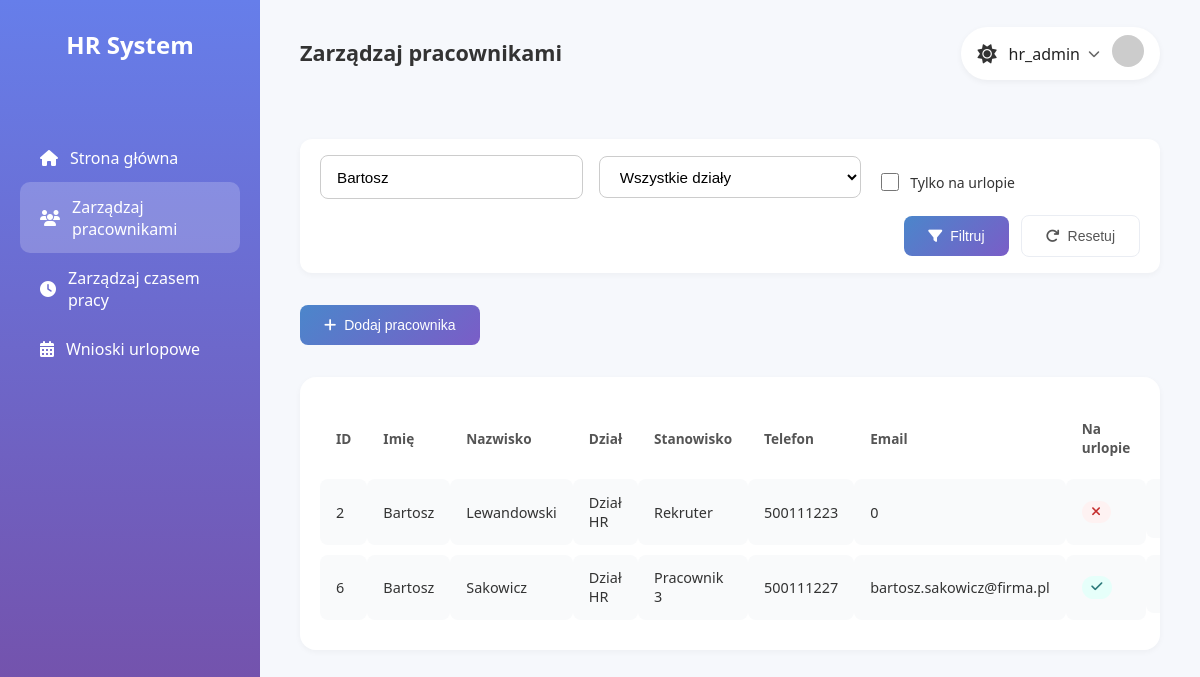
Page /manage_employees.php?name=Bartosz (signed in) on the committed database.
### tables this page shows
CREATE TABLE `pracownicy` (
  `id` int(11) NOT NULL,
  `imie` varchar(100) NOT NULL,
  `nazwisko` varchar(100) NOT NULL,
  `dzial` varchar(100) NOT NULL,
  `stanowisko` varchar(100) NOT NULL,
  `telefon` varchar(20) DEFAULT NULL,
  `email` varchar(100) DEFAULT NULL,
  `urlop` tinyint(1) DEFAULT 0
);

### manage_employees.php (the view, shortened to what this page needs)
<?php
$conn = new mysqli('localhost', 'root', '', 'HRDASHBOARD');
$nameSearch = $_GET['name'] ?? '';
$onLeaveFilter = isset($_GET['on_leave']);
$sql = "SELECT * FROM pracownicy WHERE 1=1";
if (!empty($nameSearch)) {
    $search = $conn->real_escape_string($nameSearch);
    $sql .= " AND (imie LIKE '%$search%' OR nazwisko LIKE '%$search%')";
}
$sql .= " ORDER BY id ASC";
$result = $conn->query($sql);
?>
<!DOCTYPE html>
<html lang="pl">
<head>
    <link rel="stylesheet" href="css/common.css">
    <link rel="stylesheet" href="css/employees.css">
    <link rel="stylesheet" href="css/forms-modals.css">
    <link rel="stylesheet" href="https://cdnjs.cloudflare.com/ajax/libs/font-awesome/6.4.0/css/all.min.css">
</head>
<body class="theme-light">
<div class="dashboard-container">
    <aside class="sidebar">
        <div class="logo"><h2>HR System</h2></div>
        <nav class="menu">
            <a href="dashboard.php" class="menu-item"><i class="fas fa-home"></i><span>Strona główna</span></a>
            <a href="manage_employees.php" class="menu-item active"><i class="fas fa-users"></i><span>Zarządzaj pracownikami</span></a>
            <a href="manage_time.php" class="menu-item"><i class="fas fa-clock"></i><span>Zarządzaj czasem pracy</span></a>
            <a href="manage_leave.php" class="menu-item"><i class="fas fa-calendar-alt"></i><span>Wnioski urlopowe</span></a>
        </nav>
    </aside>
    <main class="main-content">
        <header class="header">
            <h1 class="welcome-message">Zarządzaj pracownikami</h1>
            <div class="user-info">
                <div class="user-box" id="userToggle">
                    <i class="fas fa-sun theme-icon" id="themeIcon"></i>
                    <span class="user-name"> <?= htmlspecialchars($_SESSION['user']) ?> </span>
                    <i class="fas fa-chevron-down dropdown-icon" id="dropdownToggle"></i>
                    <div class="avatar">
                        <img src="https://randomuser.me/api/portraits/men/32.jpg" alt="User Avatar">
                    </div>
                </div>
            </div>
        </header>
        <section class="filter-panel">
            <form id="filterForm" method="get">
                <div class="filter-row">
                    <div class="filter-group">
                        <input type="text" name="name" id="nameSearch" placeholder="Imię/Nazwisko" value="<?= htmlspecialchars($nameSearch) ?>">
                    </div>
                    <div class="filter-group">
                        <select name="department" id="deptFilter">
                            <option value="">Wszystkie działy</option>
                        </select>
                    </div>
                    <div class="filter-group checkbox-group">
                        <input type="checkbox" id="onLeaveFilter" name="on_leave" <?= $onLeaveFilter ? 'checked' : '' ?>>
                        <label for="onLeaveFilter">Tylko na urlopie</label>
                    </div>
                    <div class="filter-actions">
                        <button type="submit" class="btn btn-primary"><i class="fas fa-filter"></i> Filtruj</button>
                        <button type="button" class="btn btn-secondary" id="resetBtn"><i class="fas fa-redo"></i> Resetuj</button>
                    </div>
                </div>
            </form>
        </section>
        <div class="action-buttons">
            <button class="btn btn-primary" id="addEmployeeBtn"><i class="fas fa-plus"></i> Dodaj pracownika</button>
        </div>
        <section class="employees-table-container">
            <table class="employees-table">
                <thead>
                    <tr><th>ID</th><th>Imię</th><th>Nazwisko</th><th>Dział</th><th>Stanowisko</th><th>Telefon</th><th>Email</th><th>Na urlopie</th><th>Akcje</th></tr>
                </thead>
                <tbody id="employeesTableBody">
                    <?php if ($result->num_rows > 0): ?>
                        <?php while($row = $result->fetch_assoc()): ?>
                            <?php $onLeave = $row['urlop'] ? '<span class="status-badge on-leave"><i class="fas fa-check"></i></span>' : '<span class="status-badge not-on-leave"><i class="fas fa-times"></i></span>'; ?>
                            <tr>
                                <td><?= $row['id'] ?></td>
                                <td><?= $row['imie'] ?></td>
                                <td><?= $row['nazwisko'] ?></td>
                                <td><?= $row['dzial'] ?></td>
                                <td><?= $row['stanowisko'] ?></td>
                                <td><?= $row['telefon'] ?></td>
                                <td><?= $row['email'] ?></td>
                                <td class="center"><?= $onLeave ?></td>
                                <td class="action-buttons-cell">
                                </td>
                            </tr>
                        <?php endwhile; ?>
                    <?php else: ?>
                        <tr><td colspan="9" class="no-data">Brak danych pracowników</td></tr>
                    <?php endif; ?>
                </tbody>
            </table>
        </section>
    </main>
</div>
</body>
</html>

### css/common.css (style rules this page uses)
body { margin: 0; font-family: 'Segoe UI', Tahoma, Geneva, Verdana, sans-serif; background-color: #f6f8fc; color: #333; }
.dashboard-container { display: flex; height: 100vh; }
.main-content { flex: 1; padding: 1.5rem 2.5rem; display: flex; flex-direction: column; gap: 2rem; overflow-y: auto; }
.header { display: flex; justify-content: space-between; align-items: center; }
.welcome-message { font-size: 1.35rem; font-weight: 600; margin-bottom: 1rem; }
.sidebar { width: 220px; background: linear-gradient(180deg, #667eea, #764ba2); color: white; padding: 1.75rem 1.25rem; display: flex; flex-direction: column; gap: 2rem; }
.logo h2 { margin: 0; font-size: 1.5rem; text-align: center; margin-bottom: 2.5rem; }
.menu-item { display: flex; align-items: center; gap: 0.75rem; padding: 0.85rem 1.25rem; color: white; border-radius: 10px; text-decoration: none; transition: background 0.2s; }
.menu-item:hover, .menu-item.active { background-color: rgba(255, 255, 255, 0.2); }
.user-info { display: flex; align-items: center; justify-content: flex-end; }
.user-box { display: flex; align-items: center; background-color: white; padding: 0.5rem 1rem; border-radius: 999px; box-shadow: 0 2px 6px rgba(0, 0, 0, 0.05); gap: 0.75rem; transition: box-shadow 0.2s ease; }
.user-name { font-weight: 500; color: #222; }
.avatar img { width: 32px; height: 32px; border-radius: 50%; object-fit: cover; }
.theme-icon { font-size: 1.2rem; cursor: pointer; background: none; border: none; color: #333; }
.dropdown-icon { font-size: 0.75rem; color: #666; cursor: pointer; margin-left: -0.25rem; transition: transform 0.2s ease; }
.btn { padding: 12px 24px; font-size: 14px; border-radius: 8px; cursor: pointer; display: flex; align-items: center; gap: 8px; transition: all 0.2s ease; border: none; font-weight: 500; }
.btn-primary { background: linear-gradient(135deg, #4b86cb 0%, #7a5dc7 100%); color: white; }
.btn-secondary { background-color: white; color: #555; border: 1px solid #eaedf3; text-decoration: none; }

### css/employees.css (style rules this page uses)
.filter-panel { background-color: white; padding: 1rem 1.25rem; border-radius: 12px; box-shadow: 0 2px 6px rgba(0, 0, 0, 0.04); margin-top: 1.5rem; }
.filter-row { display: flex; flex-wrap: wrap; gap: 1rem; align-items: center; }
.filter-group { display: flex; flex-direction: column; gap: 0.5rem; min-width: 200px; flex: 1; }
.filter-row input[type="text"], .filter-row select { height: 42px; padding: 0 1rem; font-size: 0.95rem; border-radius: 8px; border: 1px solid #ccc; background-color: white; transition: border-color 0.2s ease; }
.filter-group.checkbox-group { flex-direction: row; align-items: center; gap: 0.5rem; }
.filter-actions { display: flex; gap: 0.75rem; align-items: center; margin-left: auto; }
.employees-table-container { overflow-x: auto; background-color: white; border-radius: 16px; box-shadow: 0 2px 6px rgba(0, 0, 0, 0.04); padding: 1.25rem; }
.employees-table { width: 100%; border-collapse: separate; border-spacing: 0 10px; }
.employees-table th { text-align: left; font-size: 0.85rem; font-weight: 600; color: #555; padding: 0.75rem 1rem; }
.employees-table td { background-color: #f9fafb; padding: 0.85rem 1rem; font-size: 0.9rem; color: #333; vertical-align: middle; border-radius: 8px; }
.employees-table tbody tr { transition: background-color 0.2s; }
.status-badge { padding: 0.3rem 0.6rem; border-radius: 999px; font-size: 0.8rem; font-weight: 500; display: inline-flex; align-items: center; justify-content: center; }
.on-leave { background-color: #e6fffa; color: #2c7a7b; }
.not-on-leave { background-color: #fef2f2; color: #c53030; }
.action-buttons-cell { display: flex; gap: 0.5rem; }

### css/forms-modals.css (style rules this page uses)
.checkbox-group { display: flex; align-items: center; gap: 10px; font-size: 14px; margin-top: 10px; }
.checkbox-group input[type="checkbox"] { width: 18px; height: 18px; cursor: pointer; }

### rows in the picture
pracownicy: id "2", imie "Bartosz", nazwisko "Lewandowski", dzial "Dział HR", stanowisko "Rekruter", telefon "500111223", email "0", urlop 0 (drawn)
pracownicy: id "6", imie "Bartosz", nazwisko "Sakowicz", dzial "Dział HR", stanowisko "Pracownik 3", telefon "500111227", email "bartosz.sakowicz@firma.pl", urlop 1 (drawn)

### other values in the picture
$_SESSION['user'] "hr_admin"
